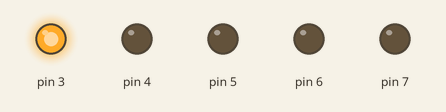
Recording of a sketch running on a simulated Arduino Uno, built with avr-gcc and run on an emulated ATmega328P. Shown: output pins drawn as LEDs (lit = HIGH).

Above: at 0.2 s.
At 1.2 s:
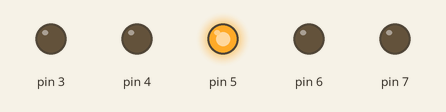
At 1.7 s:
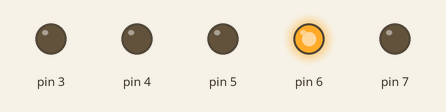
At 3.2 s:
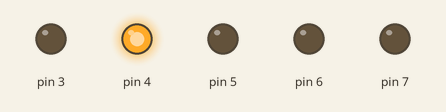
At 4.7 s:
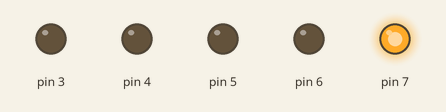
Timing chart, 0 to 5.8 s (numbered marks = the images above):
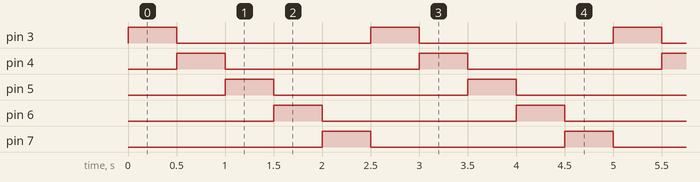

Measured:
- by itself, pin 3–7: alternates HIGH for 0.50 s and LOW for 2.0 s
- by itself, everything shown: repeats every 2.5 s, in 5 steps

The sketch:

sequential_LED_5_blinking.ino
```cpp
void setup() {
  pinMode(3, OUTPUT);
  pinMode(4, OUTPUT);
  pinMode(5, OUTPUT);
  pinMode(6, OUTPUT);
  pinMode(7, OUTPUT);
}

void loop() {

  // LED 1 ON, others OFF
  digitalWrite(3, HIGH);
  digitalWrite(4, LOW);
  digitalWrite(5, LOW);
  digitalWrite(6, LOW);
  digitalWrite(7, LOW);
  delay(500);

  // LED 2 ON, others OFF
  digitalWrite(3, LOW);
  digitalWrite(4, HIGH);
  digitalWrite(5, LOW);
  digitalWrite(6, LOW);
  digitalWrite(7, LOW);
  delay(500);

  // LED 3 ON, others OFF
  digitalWrite(3, LOW);
  digitalWrite(4, LOW);
  digitalWrite(5, HIGH);
  digitalWrite(6, LOW);
  digitalWrite(7, LOW);
  delay(500);

  // LED 4 ON, others OFF
  digitalWrite(3, LOW);
  digitalWrite(4, LOW);
  digitalWrite(5, LOW);
  digitalWrite(6, HIGH);
  digitalWrite(7, LOW);
  delay(500);

  // LED 5 ON, others OFF
  digitalWrite(3, LOW);
  digitalWrite(4, LOW);
  digitalWrite(5, LOW);
  digitalWrite(6, LOW);
  digitalWrite(7, HIGH);
  delay(500);
}
```
